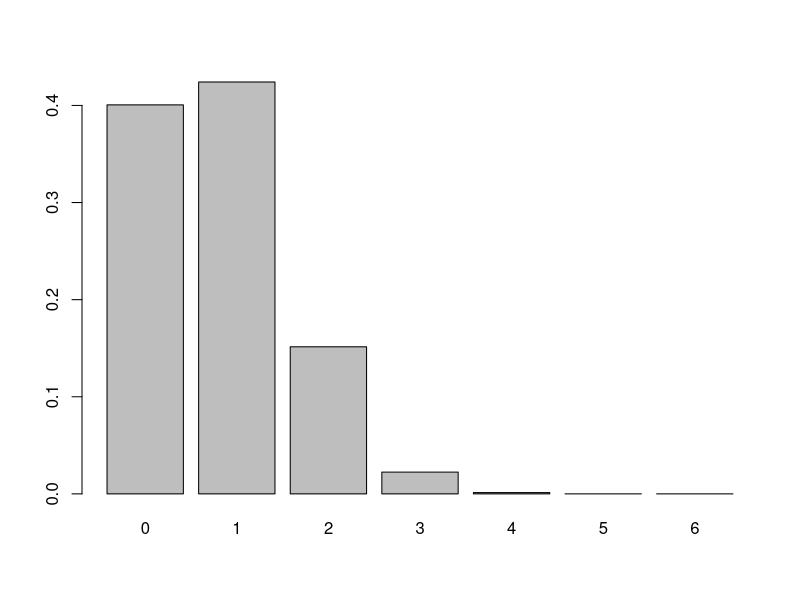
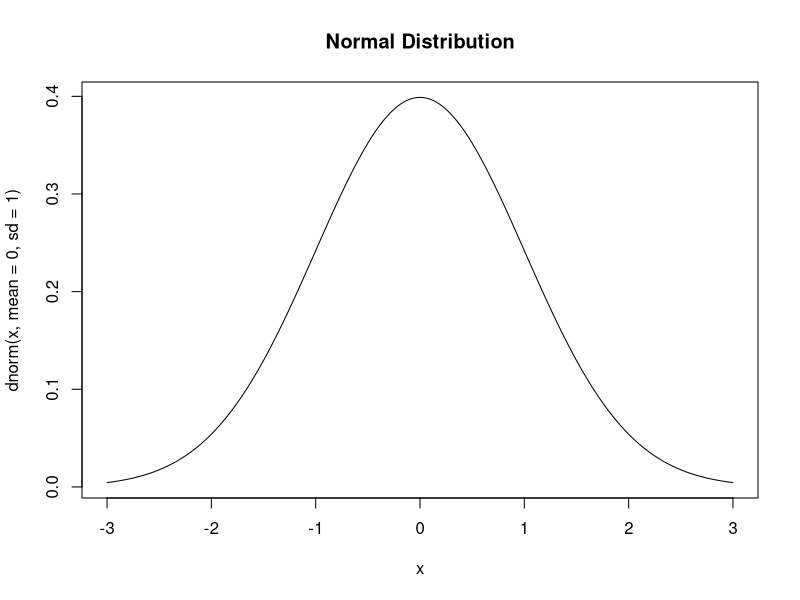
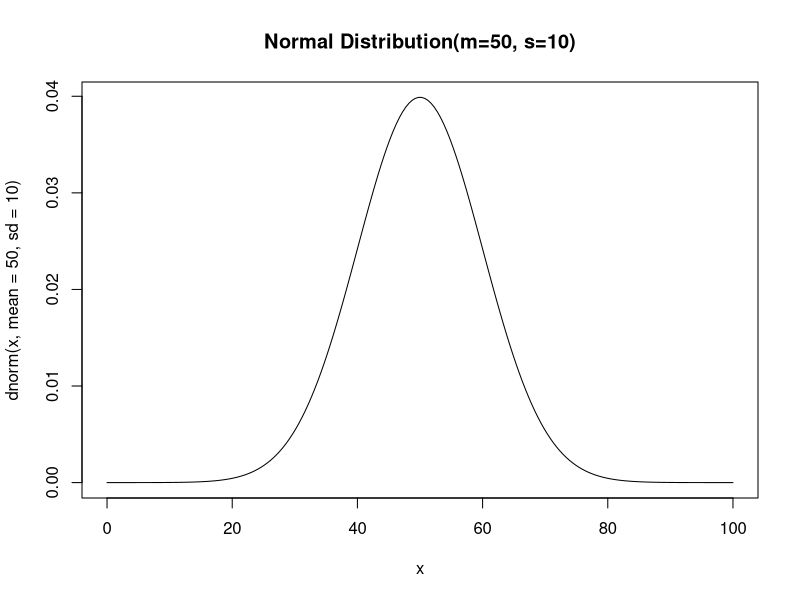
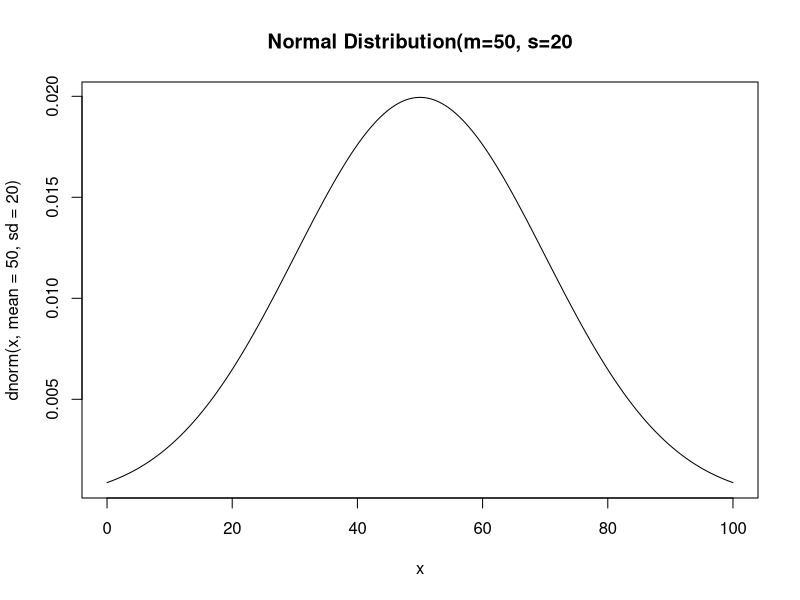
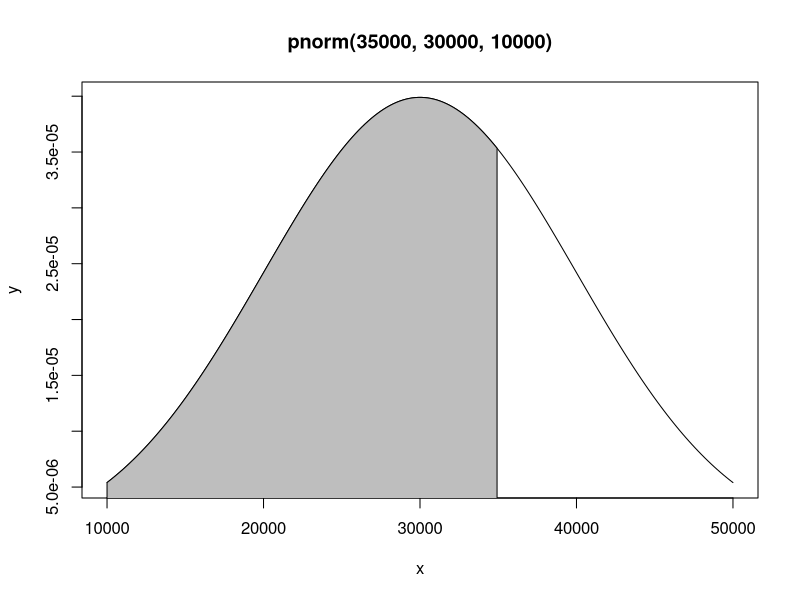
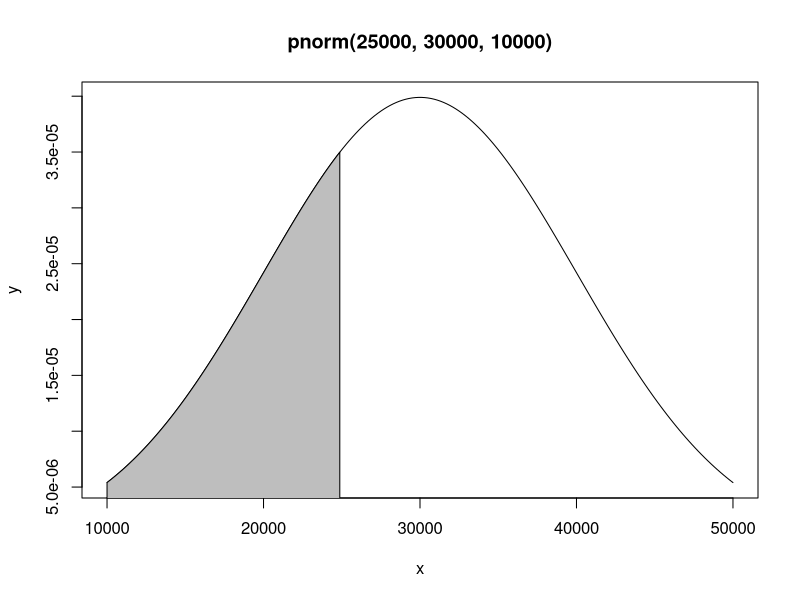
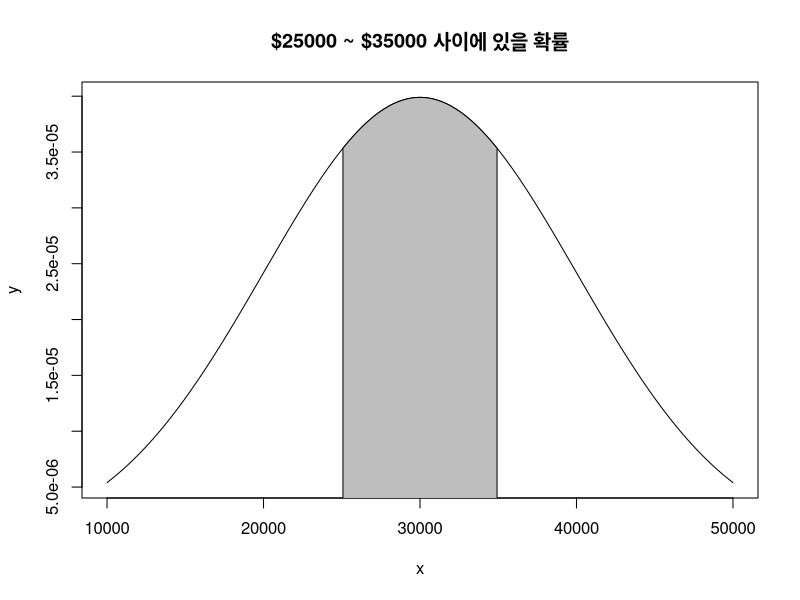
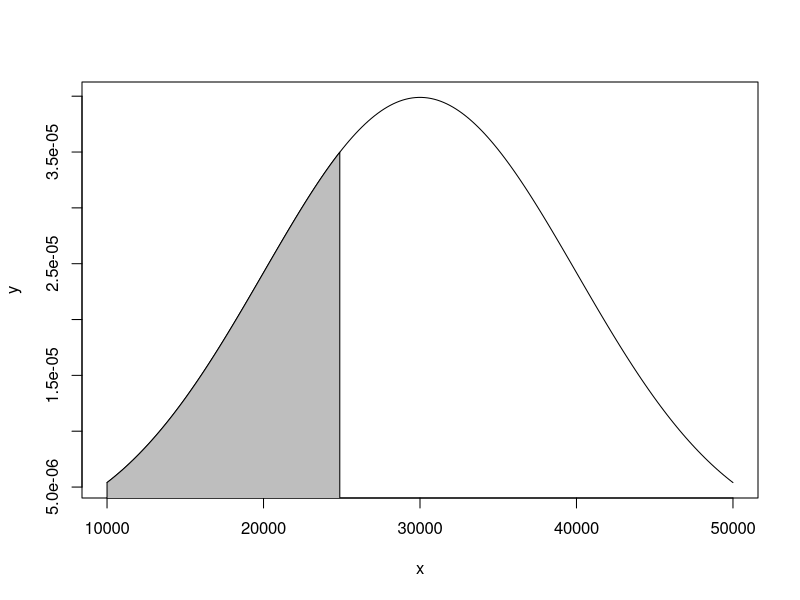

Recreate these plots in R, in order.
# 5.1

?choose

choose(45, 6)
choose(45-6, 6)
choose(39,5) * choose(6, 1)
choose(39,4) * choose(6, 2)
choose(39,3) * choose(6, 3)
choose(39,2) * choose(6, 4)
choose(39,1) * choose(6, 5)
choose(39,0) * choose(6, 6)

# 5.2

lotto <- function (x) {
    return (choose(39, 6-x) * choose(6, x))
}

for (x in 0:6) {
    cat(x, lotto(x), '\n')
}

# 5.3

lotto2 <- function (x) {
    return (lotto(x) / choose(45, 6))
}

for (x in 0:6) {
    cat(x, lotto2(x), '\n')
}

print(1 / choose(45, 6))

# 5.4

win <- 0:6
win
prob <- sapply(win, lotto2)
prob
barplot(prob, names=win)

sum(prob)

# 5.5

?dnorm
x <- seq(-3, 3, length=200)
plot(x, dnorm(x, mean=0, sd=1), 
     type='l', 
     main="Normal Distribution")

x <- seq(0, 100, length=200)
plot(x, dnorm(x, mean=50, sd=10), 
     type = 'l',
     main="Normal Distribution(m=50, s=10)")

x <- seq(0, 100, length=200)
plot(x, dnorm(x, mean=50, sd=20), 
     type = 'l',
     main="Normal Distribution(m=50, s=20")

# 5.4

?pnorm

pnorm(35000, 30000, 10000) - pnorm(25000, 30000, 10000)

x <- seq(10000, 50000, length=200)
y <- dnorm(x, mean = 30000, sd = 10000)
plot(x, y, type='l',
     main="pnorm(35000, 30000, 10000)")
xlim <- x[x <= 35000]
ylim <- y[x <= 35000]
xlim <- c(xlim[1], xlim, tail(xlim, 1))
ylim <- c(0, ylim, 0) 
polygon(xlim, ylim, col="grey")

x <- seq(10000, 50000, length=200)
y <- dnorm(x, mean = 30000, sd = 10000)
plot(x, y, type='l',
     main="pnorm(25000, 30000, 10000)")
xlim <- x[x <= 25000]
ylim <- y[x <= 25000]
xlim <- c(xlim[1], xlim, tail(xlim, 1))
ylim <- c(0, ylim, 0) 
polygon(xlim, ylim, col="grey")

x <- seq(10000, 50000, length=200)
y <- dnorm(x, mean = 30000, sd = 10000)
plot(x, y, type='l',
     main="$25000 ~ $35000 사이에 있을 확률")
xlim <- x[25000<=x & x<=35000]
ylim <- y[25000<=x & x<=35000]
xlim <- c(xlim[1], xlim, tail(xlim, 1))
ylim <- c(0, ylim, 0) 
polygon(xlim, ylim, col="grey")

pnorm(25000, 30000, 10000)
1-pnorm(35000, 30000, 10000)

x <- seq(10000, 50000, length=200)
y <- dnorm(x, mean = 30000, sd = 10000)
plot(x, y, type='l')
xlim <- x[x<=25000]
ylim <- y[x<=25000]
xlim <- c(xlim[1], xlim, tail(xlim, 1))
ylim <- c(0, ylim, 0) 
polygon(xlim, ylim, col="grey")

x <- seq(10000, 50000, length=200)
y <- dnorm(x, mean = 30000, sd = 10000)
plot(x, y, type='l')
xlim <- x[x>=35000]
ylim <- y[x>=35000]
xlim <- c(xlim[1], xlim, tail(xlim, 1))
ylim <- c(0, ylim, 0) 
polygon(xlim, ylim, col="grey")


# 5.5

1 - pnorm(70, 60, 10)
1 - pnorm(80, 70, 20)

z1 <- (70 - 60) / 10
z2 <- (80 - 70) / 20
z1
z2

1 - pnorm(z1)
1 - pnorm(z2)

# 5.6

x <- seq(-3, 3, length=200)
curve(dnorm(x), -3, 3, 
      xlab = 'X', ylab = 'Y',
      main="Probability Density Function")

curve(pnorm(x), -3, 3, 
      xlab = 'X', ylab = 'Y',
      main="Cumulative Distribution Function")

# 5.7

n_sim <- 10000
y <- rbinom(n_sim, 100, 0.5)
hist(y, xlab='X', ylab='mass', 
     main = 'B(100, 0.5)', 
     prob = T, 
     breaks = 30)
curve(dnorm(x, 50, 5), 25, 75, 
      lty=2, lwd=2, col='red',
      add=T)

# 5.8

?curve
x <- seq(120, 220, length=1000)
curve(dnorm(x, 160, 5) + dnorm(x, 175, 5), 
      from=120, to=220)

n_sim <- 10000
n <- 30 # 추출할 인원수
means <- vector(length = n_sim)

for (i in 1:n_sim) {
    y <- vector(length = n)
    for (j in 1:30) {
        gender <- rbinom(1, 1, 0.5) # 성별 선택
        if (gender == 0) { # 여성이 선택된 경우
            y[j] <- rnorm(1, 160, 5)
        } else { # 남성이 선택된 경우
            y[j] <- rnorm(1, 175, 5)
        }
    }
    means[i] <- mean(y)
}

hist(means, main = 'Distribution of means', 
     xlab = 'mean_height', ylab = 'prob', prob = T, breaks=50)

curve(dnorm(x, mean(means), sd(means)), from=120, to=220, 
      lty=2, lwd= 2, col='red', add=T)

